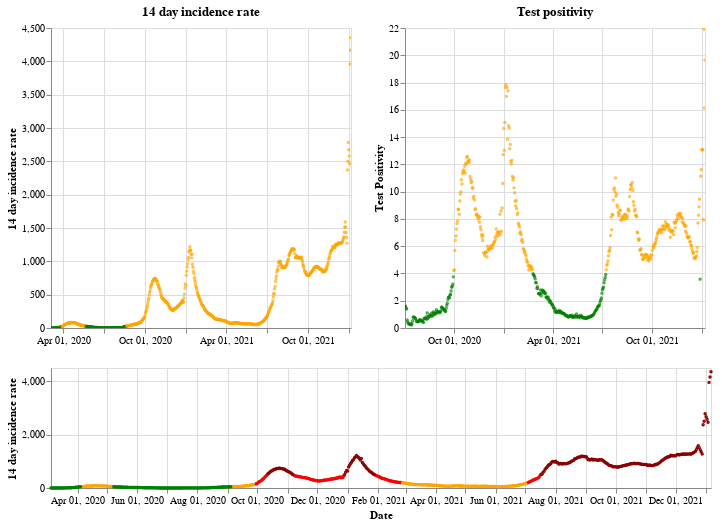

Notebook cell for this chart:
### Markdown cell above
## Northern Ireland

### Code cell
plot_traffic_light('Northern Ireland')

### Figure 1 — Vega-Lite specification as saved in the notebook (floating-point values rounded to 4 significant figures; data arrays with more than 128 entries replaced by an {"elided": "..."} marker saying what was removed)
{"config": {"view": {"continuousWidth": 400, "continuousHeight": 300}}, "vconcat": [{"hconcat": [{"mark": {"type": "point", "size": 2}, "encoding": {"color": {"condition": {"value": "green", "test": "(datum.twoWeeklyCasesRate <= 25)"}, "value": "orange"}, "tooltip": [{"type": "nominal", "field": "areaName"}, {"type": "temporal", "field": "date"}, {"type": "quantitative", "field": "twoWeeklyCasesRate"}, {"type": "quantitative", "field": "testPositivity"}], "x": {"type": "temporal", "axis": {"title": ""}, "field": "date", "scale": {"domain": {"selection": "DateBrush"}}, "timeUnit": "yearmonthdate"}, "y": {"type": "quantitative", "axis": {"title": "14 day incidence rate"}, "field": "twoWeeklyCasesRate"}}, "title": "14 day incidence rate", "width": 300}, {"mark": {"type": "point", "size": 2}, "encoding": {"color": {"condition": {"value": "green", "test": "(datum.testPositivity <= 4)"}, "value": "orange"}, "tooltip": [{"type": "nominal", "field": "areaName"}, {"type": "temporal", "field": "date"}, {"type": "quantitative", "field": "twoWeeklyCasesRate"}, {"type": "quantitative", "field": "testPositivity"}], "x": {"type": "temporal", "axis": {"title": ""}, "field": "date", "scale": {"domain": {"selection": "DateBrush"}}, "timeUnit": "yearmonthdate"}, "y": {"type": "quantitative", "axis": {"title": "Test Positivity"}, "field": "testPositivity"}}, "title": "Test positivity", "width": 300}]}, {"layer": [{"mark": {"type": "point", "size": 2}, "encoding": {"color": {"condition": {"value": "orange", "test": "(((datum.testPositivity < 4) && (datum.twoWeeklyCasesRate >= 50)) && (datum.twoWeeklyCasesRate < 200))"}, "value": "red"}, "opacity": {"condition": {"value": 1, "test": "((datum.twoWeeklyCasesRate >= 50) && (datum.twoWeeklyCasesRate < 500))"}, "value": 0}, "tooltip": [{"type": "nominal", "field": "areaName"}, {"type": "temporal", "field": "date"}, {"type": "quantitative", "field": "twoWeeklyCasesRate"}, {"type": "quantitative", "field": "testPositivity"}], "x": {"type": "temporal", "axis": {"title": "Date"}, "field": "date", "timeUnit": "yearmonthdate"}, "y": {"type": "quantitative", "axis": {"title": "14 day incidence rate"}, "field": "twoWeeklyCasesRate"}}, "selection": {"DateBrush": {"type": "interval", "encodings": ["x"], "fields": ["Time"]}}}, {"mark": {"type": "point", "size": 2}, "encoding": {"color": {"value": "darkred"}, "opacity": {"condition": {"value": 1, "test": "(datum.twoWeeklyCasesRate >= 500)"}, "value": 0}, "tooltip": [{"type": "nominal", "field": "areaName"}, {"type": "temporal", "field": "date"}, {"type": "quantitative", "field": "twoWeeklyCasesRate"}, {"type": "quantitative", "field": "testPositivity"}], "x": {"type": "temporal", "axis": {"title": "Date"}, "field": "date", "timeUnit": "yearmonthdate"}, "y": {"type": "quantitative", "axis": {"title": "14 day incidence rate"}, "field": "twoWeeklyCasesRate"}}}, {"mark": {"type": "point", "size": 2}, "encoding": {"color": {"condition": {"value": "green", "test": "((datum.testPositivity < 4) && (datum.twoWeeklyCasesRate < 50))"}, "value": "orange"}, "opacity": {"condition": {"value": 1, "test": "(datum.twoWeeklyCasesRate < 50)"}, "value": 0}, "tooltip": [{"type": "nominal", "field": "areaName"}, {"type": "temporal", "field": "date"}, {"type": "quantitative", "field": "twoWeeklyCasesRate"}, {"type": "quantitative", "field": "testPositivity"}], "x": {"type": "temporal", "axis": {"title": "Date"}, "field": "date", "timeUnit": "yearmonthdate"}, "y": {"type": "quantitative", "axis": {"title": "14 day incidence rate"}, "field": "twoWeeklyCasesRate"}}}], "height": 120, "width": 660}], "data": {"name": "data-4f1d7485edb69c02fc04bb4d74121625"}, "$schema": "https://vega.github.io/schema/vega-lite/v4.8.1.json", "datasets": {"data-4f1d7485edb69c02fc04bb4d74121625": {"elided": "673 records"}}}
